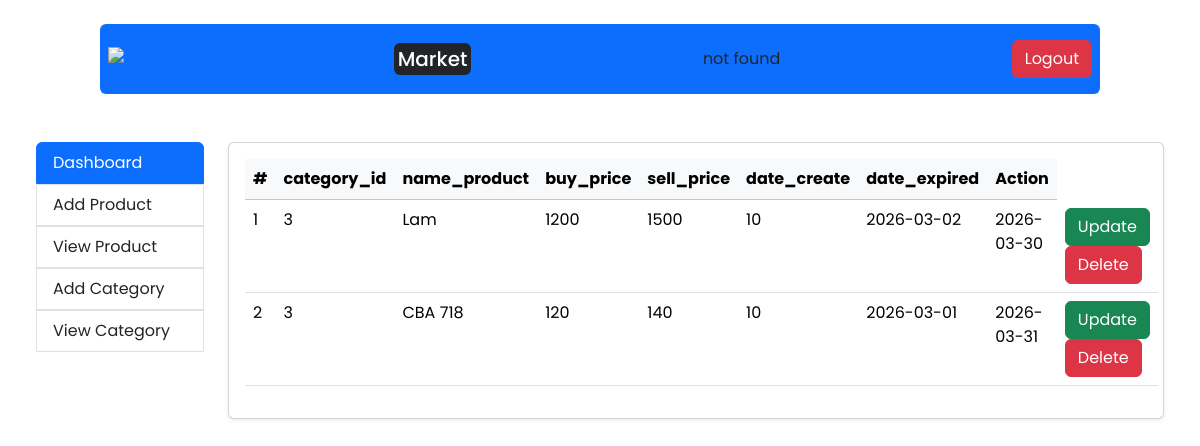
/admin/viewproduct.php, run on the app's committed database.
### tables this page shows
CREATE TABLE `product` (
  `id` int(11) NOT NULL,
  `category_id` int(11) DEFAULT NULL,
  `name_product` varchar(150) DEFAULT NULL,
  `buy_price` int(11) DEFAULT NULL,
  `sell_price` int(11) DEFAULT NULL,
  `quantity` int(11) NOT NULL,
  `date_create` date DEFAULT curdate(),
  `date_expired` date DEFAULT NULL
);

### admin/includes/product.php (called while the page is built, shortened)
<?php
class Product{
        public function getAllProduct(){
    return self::query_process("SELECT * FROM product");
    }
    public static function query_process($data)
    {
        global $obj;
        $query = $obj->query($data);
        $get_content_user = array();
        while ($rows = mysqli_fetch_array($query)) {
            $get_content_user[] = self::instance($rows);
        }
        return $get_content_user;
    }
    public static function instance($column)
    {
        $userClass = new self;
        foreach ($column as $property => $info) {
            $userClass->$property = $info;
        }
        return $userClass;
    }
}
$pro = new Product();
?>

### admin/includes/config.php (called while the page is built, shortened)
<?php
class Connect
{
    public $db;
    public function connectDB()
    {
        $this->db = new mysqli("localhost", "root", "", "market_db");
    }
    public function query($query)
    {
        $query = $this->db->query($query);
        return $query;
    }
}
$obj = new Connect();
?>

### admin/viewproduct.php (the view, shortened to what this page needs)
<?php require("includes/nav.php"); ?>
<div class="container-fluid mt-5">
  <div class="row px-4"> <div class="col-md-2">
      <div class="list-group">
        <button type="button" class="list-group-item list-group-item-action active" aria-current="true">
    Dashboard
  </button>
  <a href="addproduct.php" class="text-decoration-none"><button type="button" class="list-group-item list-group-item-action">Add Product</button></a>
  <a href="viewproduct.php" class="text-decoration-none"><button type="button" class="list-group-item list-group-item-action">View Product</button></a>
  <a href="addcategory.php" class="text-decoration-none"><button type="button" class="list-group-item list-group-item-action">Add Category</button></a>
  <a href="viewcategory.php" class="text-decoration-none"><button type="button" class="list-group-item list-group-item-action">View Category</button></a>
      </div>
    </div>
    <div class="col-md-10">
      <div class="card shadow-sm">
        <div class="card-body">
          <table class="table table-hover">
            <thead class="table-light">
              <tr>
                <th scope="col">#</th>
                <th scope="col">category_id</th>
                <th scope="col">name_product</th>
                <th scope="col">buy_price</th>
                <th scope="col">sell_price</th>
                <th scope="col">date_create</th>
                <th scope="col">date_expired</th>
                <th scope="col">Action</th>
              </tr>
            </thead>
            <tbody>
                <?php
    $all_product = $pro->getAllProduct();
    foreach($all_product as $pro){ ?>
                  <tr>
                    <td><?php echo $pro->id; ?></td>
                    <td><?php echo $pro->category_id; ?></td>
                    <td><?php echo $pro->name_product; ?></td>
                    <td><?php echo $pro->buy_price; ?></td>
                    <td><?php echo $pro->sell_price; ?></td>
                    <td><?php echo $pro->quantity; ?></td>
                    <td><?php echo $pro->date_create; ?></td>
                    <td><?php echo $pro->date_expired; ?></td>
                  <td>
                    <button class="btn btn-success"><a href="update.php?id" class="text-white">Update</a></button>
                    <button class="btn btn-danger"><a class="text-decoration-none text-white" href="delete.php?id">Delete</a></button>
                  </td>
                  <?php } ?>
              </tr>
            </tbody>
          </table>
        </div>
      </div>
    </div>
  </div>
</div>
<?php require("includes/footer.php"); ?>

### admin/includes/header.php (shortened to what this page needs)
<!DOCTYPE html>
<html>
<head>
	<link rel="stylesheet" href="./assets/style/style.css">
	<link href="https://cdn.jsdelivr.net/npm/bootstrap@5.3.8/dist/css/bootstrap.min.css" rel="stylesheet">
</head>
<body>

### admin/includes/nav.php
<?php require_once("header.php"); require_once("init.php");?>
<nav class="navbar bg-primary col-10 d-flex justify-content-center align-items-center mx-auto mt-4 rounded">
  <div class="container d-flex align-items-center justify-content-space m-1 p-1">
  <a href="index.php">
  <img src="https://cdn-icons-png.flaticon.com/512/7511/7511667.png" alt="Logo" width="30" height="30">
    </a>
    <h3 class="bg-dark text-white fs-5 p-1 m-0 rounded">Market</h3>
    <?php
    if(isset($session->rule)){
    if($session->rule == 2){
       ?>
    <h3 class="bg-success text-white fs-5 p-1 m-0 rounded">Welcome Admin!</h3>
    <?php
    }
    }else{
      echo "not found";
    }
    ?>
  <button class="btn btn-danger">
  <a href="logout.php" class="text-white">Logout</a>
  </button>
  </div>
</nav>

### admin/includes/footer.php (shortened to what this page needs)
</body>
</html>

### admin/assets/style/style.css (style rules this page uses)
* { font-family: "Poppins", sans-serif; }
button a { text-decoration: none; }

### data on the page
product: id "1", category "3", name_product "Lam", buy_price "1200", sell_price "1500", quantity "10", date_create "2026-03-02", date_expired "2026-03-30"
product: id "2", category "3", name_product "CBA 718", buy_price "120", sell_price "140", quantity "10", date_create "2026-03-01", date_expired "2026-03-31"
